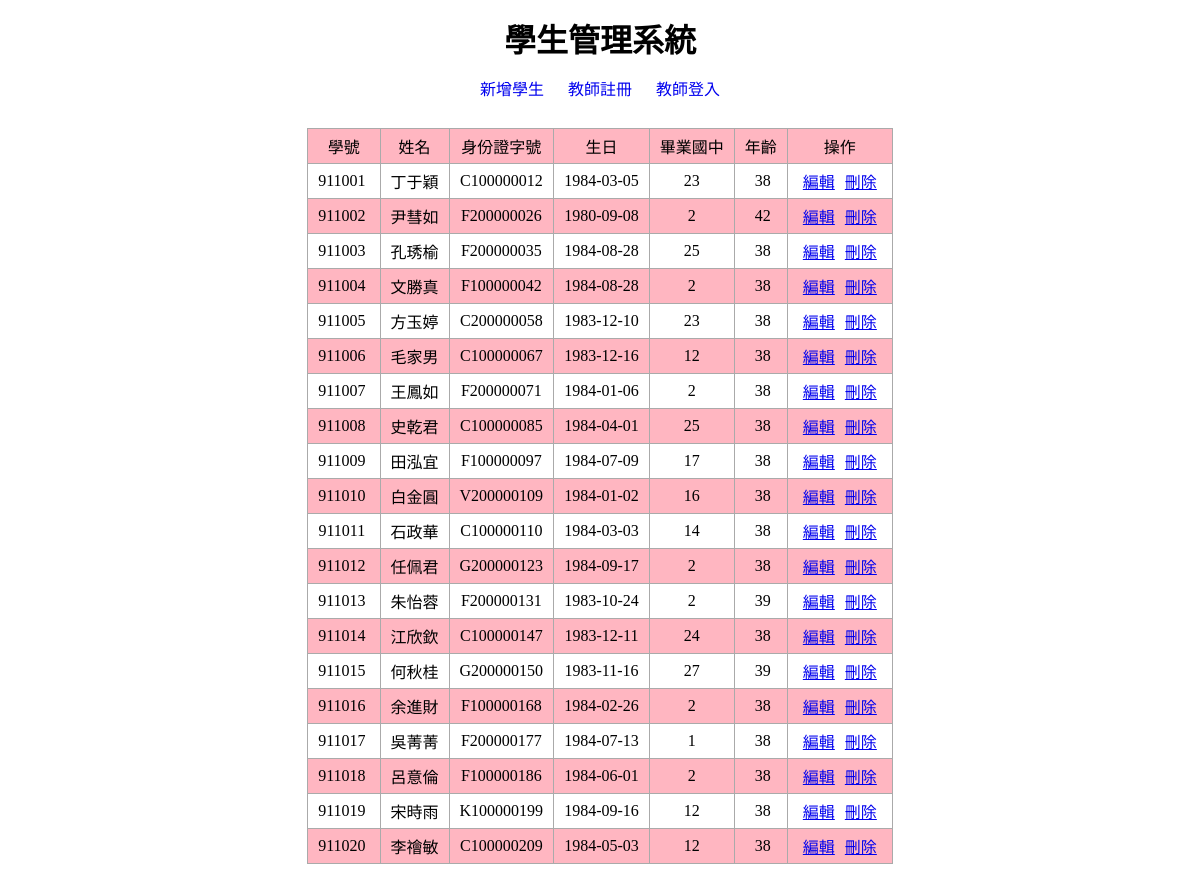
The page / on the database its author committed.
### tables this page shows
CREATE TABLE `students` (
  `id` int(10) UNSIGNED NOT NULL,
  `school_num` int(6) DEFAULT NULL COMMENT '學號',
  `name` varchar(8) DEFAULT NULL COMMENT '姓名',
  `birthday` date DEFAULT NULL COMMENT '出生年月日',
  `uni_id` varchar(10) DEFAULT NULL COMMENT '身分證號碼',
  `addr` varchar(32) DEFAULT NULL COMMENT '住址',
  `parents` varchar(8) DEFAULT NULL COMMENT '家長',
  `tel` varchar(16) DEFAULT NULL COMMENT '電話',
  `dept` varchar(8) DEFAULT NULL COMMENT '科別',
  `graduate_at` varchar(16) DEFAULT NULL COMMENT '畢業國中',
  `status_code` varchar(4) DEFAULT NULL
);

### index.php (the view, shortened to what this page needs)
<!DOCTYPE html>
<html lang="en">
<head>
    <link rel="stylesheet" href="style.css">
</head>
<?php
$db = mysqli_connect('localhost', 'root', '', 'school');
mysqli_set_charset($db, 'utf8');
$sql = "SELECT * FROM `students` LIMIT 20";
$result = mysqli_query($db, $sql);
$rows = mysqli_fetch_all($result, MYSQLI_ASSOC);
?>
<body>
    <h1>學生管理系統</h1>
    <nav>
        <a href="add.php">新增學生</a>
        <a href="reg.php">教師註冊</a>
        <a href="login.php">教師登入</a>
    </nav>
    <table class="list-students">
        <tr">
            <td>學號</td>
            <td>姓名</td>
            <td>身份證字號</td>
            <td>生日</td>
            <td>畢業國中</td>
            <td>年齡</td>
            <td>操作</td>
            <?php
            foreach ($rows as $row) {
                $age = floor((strtotime('now') - strtotime($row['birthday'])) / (60 * 60 * 24 * 365));
                echo "<tr>";
                echo "<td>{$row['school_num']}&nbsp;</td>";
                echo "<td>{$row['name']}</td>";
                echo "<td>{$row['uni_id']}</td>";
                echo "<td>{$row['birthday']}</td>";
                echo "<td>{$row['graduate_at']}</td>";
                echo "<td>&nbsp$age</td>";
                echo "<td>";
                echo "<a href='edit.php?id={$row['id']}'>編輯</a>";
                echo "<a href='del.php?id={$row['id']}'>刪除</a>";
                echo "</td>";
                echo "</tr>";
            }
            ?>
    </table>
</body>
</html>

### style.css (style rules this page uses)
* { margin: 0; padding: 5px; box-sizing: border-box; }
h1 { text-align: center; }
.list-students { border-collapse: collapse; margin: auto; }
.list-students td { border: 1px solid #aaa; padding: 5px 10px; text-align: center; }
.list-students tr:nth-of-type(odd) { background-color: lightpink; }
nav { text-align: center; }
nav a { display: inline-block; padding: 5px 10px; text-decoration: none; }

### rows shown on the page
students: school_num "911001", name "丁于穎", uni "C100000012", birthday "1984-03-05", graduate_at "23", birthday "38"
students: school_num "911002", name "尹彗如", uni "F200000026", birthday "1980-09-08", graduate_at "2", birthday "42"
students: school_num "911003", name "孔琇榆", uni "F200000035", birthday "1984-08-28", graduate_at "25", birthday "38"
students: school_num "911004", name "文勝真", uni "F100000042", birthday "1984-08-28", graduate_at "2", birthday "38"
students: school_num "911005", name "方玉婷", uni "C200000058", birthday "1983-12-10", graduate_at "23", birthday "38"
students: school_num "911006", name "毛家男", uni "C100000067", birthday "1983-12-16", graduate_at "12", birthday "38"
students: school_num "911007", name "王鳳如", uni "F200000071", birthday "1984-01-06", graduate_at "2", birthday "38"
students: school_num "911008", name "史乾君", uni "C100000085", birthday "1984-04-01", graduate_at "25", birthday "38"
students: school_num "911009", name "田泓宜", uni "F100000097", birthday "1984-07-09", graduate_at "17", birthday "38"
students: school_num "911010", name "白金圓", uni "V200000109", birthday "1984-01-02", graduate_at "16", birthday "38"
students: school_num "911011", name "石政華", uni "C100000110", birthday "1984-03-03", graduate_at "14", birthday "38"
students: school_num "911012", name "任佩君", uni "G200000123", birthday "1984-09-17", graduate_at "2", birthday "38"
students: school_num "911013", name "朱怡蓉", uni "F200000131", birthday "1983-10-24", graduate_at "2", birthday "39"
students: school_num "911014", name "江欣欽", uni "C100000147", birthday "1983-12-11", graduate_at "24", birthday "38"
students: school_num "911015", name "何秋桂", uni "G200000150", birthday "1983-11-16", graduate_at "27", birthday "39"
students: school_num "911016", name "余進財", uni "F100000168", birthday "1984-02-26", graduate_at "2", birthday "38"
students: school_num "911017", name "吳菁菁", uni "F200000177", birthday "1984-07-13", graduate_at "1", birthday "38"
students: school_num "911018", name "呂意倫", uni "F100000186", birthday "1984-06-01", graduate_at "2", birthday "38"
students: school_num "911019", name "宋時雨", uni "K100000199", birthday "1984-09-16", graduate_at "12", birthday "38"
students: school_num "911020", name "李禬敏", uni "C100000209", birthday "1984-05-03", graduate_at "12", birthday "38"
